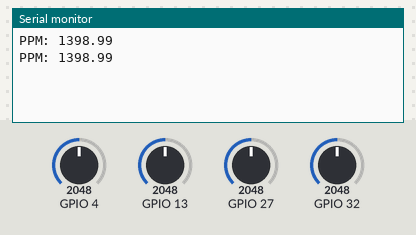
Bench run of a sketch on a simulated ESP32. Parts: the last lines printed to the serial monitor. The test bench sets the inputs (shaded band); at power-on: GPIO 32 = 2048, GPIO 4 = 2048, GPIO 13 = 2048, GPIO 27 = 2048.

Above: at 1.8 s.
1.9 s: GPIO 32 set to 2866
At 2.8 s:
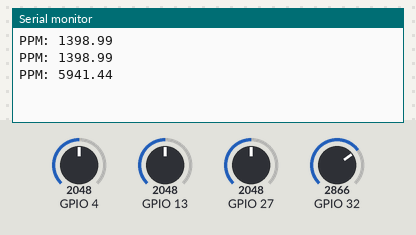
3.4 s: GPIO 32 set to 3972
At 4.5 s:
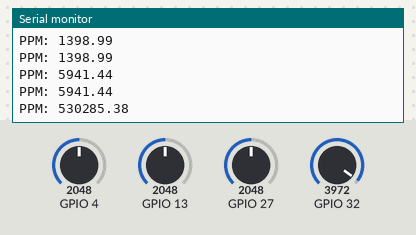
Timing chart, 0 to 6.4 s (numbered marks = the images above; inputs shaded):
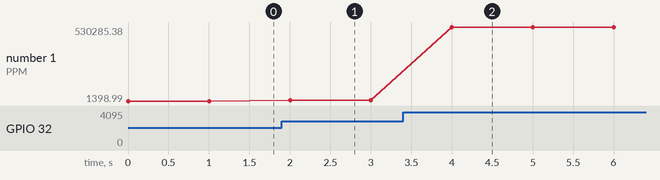

The sketch:

mq_135.ino
```cpp
#include<DHT.h>
float RS_gas1 = 0;
float ratio1 = 0;
float sensorValue135 = 0;
float sensor_volt1 = 0;
float RO = 7200.0;

void setup() {
 Serial.begin(9600);
}

void loop() {
   sensorValue135 = analogRead(32);
   float b= analogRead(13);
   float c= analogRead(4);
   float d= analogRead(27);
   sensor_volt1 = sensorValue135/4095*3.3;
   RS_gas1 = (3.3-sensor_volt1)/sensor_volt1;
   ratio1 = RS_gas1/RO; //Replace R0 with the value found using the sketch above
   float x1 = 1538.46 * ratio1;
   float ppm1 = pow(x1,-1.709);
   ppm1=ppm1*100;
   Serial.print("PPM: ");
   Serial.println(ppm1);
   delay(1000);
}
```

Measured:
- after the input at 1.9 s, the serial monitor: prints a new line after 0.10 s (image 1)
- after the input at 3.4 s, the serial monitor: prints a new line after 0.60 s (image 2)
- plotted number 1: 1398.99 → 5941.44 after the input at 1.9 s, 5941.44 → 530285.38 after the input at 3.4 s
